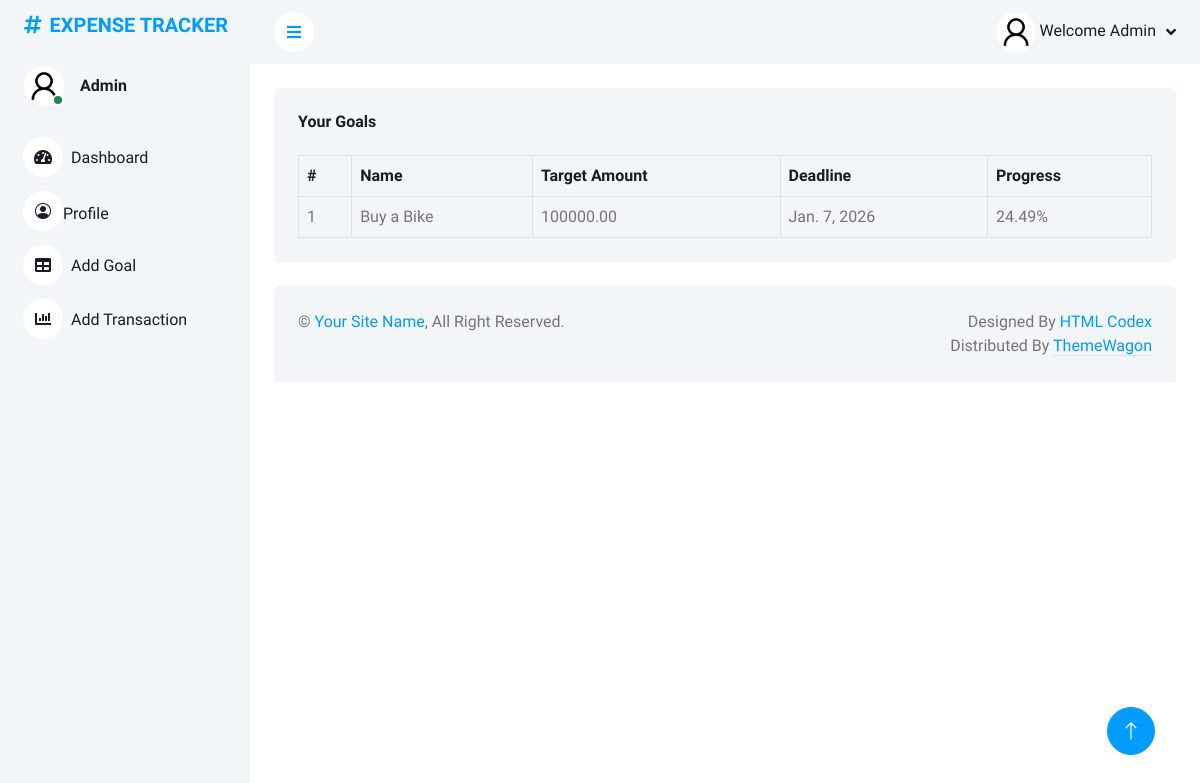
The app's page /goal_list/ (signed in), older data.
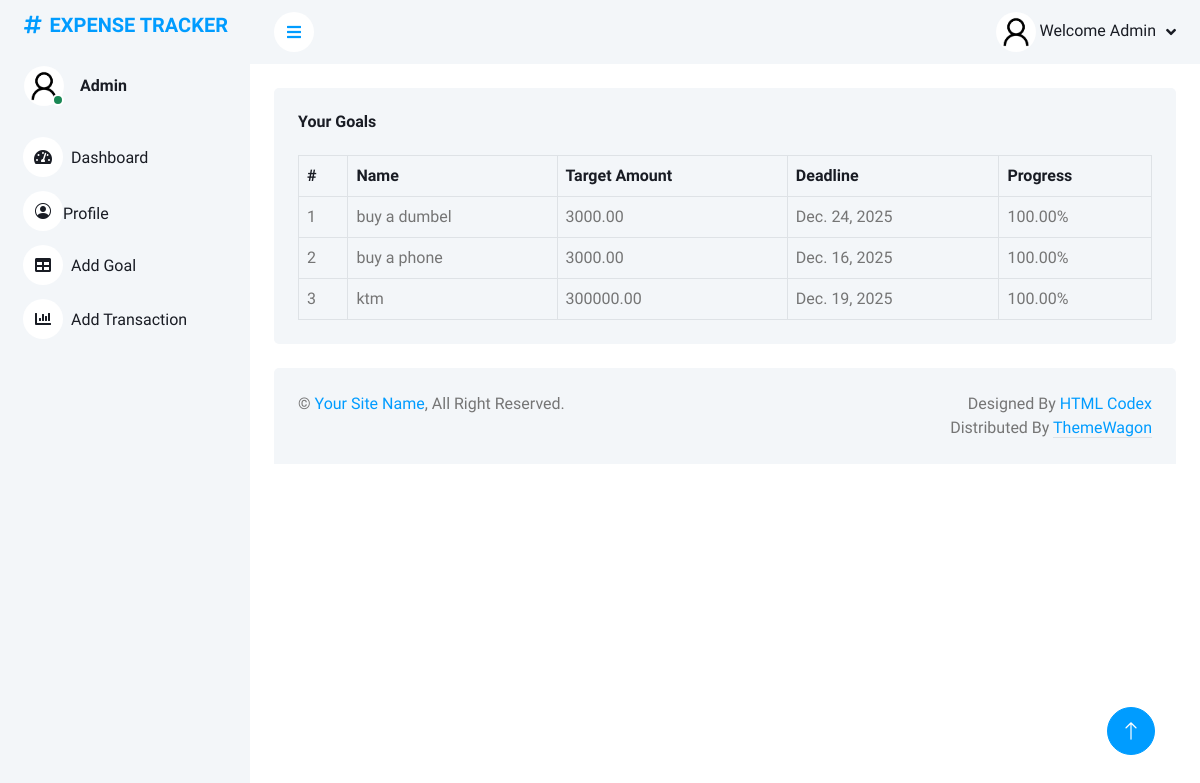
The same page, newer data.
### exp_app/models.py (models this page shows, shortened)
class Goal(models.Model):
    user = models.ForeignKey(User, on_delete=models.CASCADE)
    name = models.CharField(max_length=255)
    target_amount = models.DecimalField(max_digits=10,decimal_places=2)
    deadline = models.DateField()

### exp_app/views.py (the view)
# urls.py: path('goal_list/',GoalListView.as_view(),name='goal_list'),
class GoalListView(LoginRequiredMixin, View):
    def get(self, request, *args, **kwargs):
        goals = Goal.objects.filter(user=request.user)
        total_income = Transaction.objects.filter(
            user=request.user, transaction_type='Income'
        ).aggregate(Sum('amount'))['amount__sum'] or 0
        total_expense = Transaction.objects.filter(
            user=request.user, transaction_type='Expense'
        ).aggregate(Sum('amount'))['amount__sum'] or 0
        net_savings = total_income - total_expense
        remaining_savings = net_savings
        goal_progress = []
        for goal in goals:
            if remaining_savings >= goal.target_amount:
                goal_progress.append({'goal': goal, 'progress': 100})
                remaining_savings -= goal.target_amount
            elif remaining_savings > 0:
                progress = (remaining_savings / goal.target_amount) * 100
                goal_progress.append({'goal': goal, 'progress': progress})
                remaining_savings = 0
            else:
                goal_progress.append({'goal': goal, 'progress': 0})
        return render(request, 'goal_list.html', {
            'goal_progress': goal_progress,
            'net_savings': net_savings,
            'total_income': total_income,
            'total_expense': total_expense,
        })

### templates/goal_list.html (shortened to what this page needs)
{% extends 'base.html' %}
{% block content %}
<div class="container-fluid pt-4 px-4">
                <div class="bg-light text-center rounded p-4">
                    <div class="d-flex align-items-center justify-content-between mb-4">
                        <h6 class="mb-0">Your Goals</h6>
                    </div>
                    <div class="table-responsive">
                        <table class="table text-start align-middle table-bordered table-hover mb-0">
                            <thead>
                                <tr class="text-dark">
                                    <th scope="col">#</th>
                                    <th scope="col">Name</th>
                                    <th scope="col">Target Amount</th>
                                    <th scope="col">Deadline</th>
                                    <th scope="col">Progress</th>
                                </tr>
                            </thead>
                            <tbody>
                                {% for item in goal_progress %}
                                <tr>
                                    <td>{{forloop.counter}}</td>
                                    <td>{{item.goal.name}}</td>
                                    <td>{{item.goal.target_amount|floatformat:2}}</td>
                                    <td>{{item.goal.deadline}}</td>
                                    <td>{{ item.progress|floatformat:2 }}%</td>
                                </tr>
                                {% endfor %}
                            </tbody>
                        </table>
                    </div>
                </div>
            </div>
{% endblock %}

### templates/base.html (shortened to what this page needs)
{% load static %}
<!DOCTYPE html>
<html lang="en">
<head>
    <link href="https://cdnjs.cloudflare.com/ajax/libs/font-awesome/5.10.0/css/all.min.css" rel="stylesheet">
    <link href="https://cdn.jsdelivr.net/npm/bootstrap-icons@1.4.1/font/bootstrap-icons.css" rel="stylesheet">
    <link href="lib/owlcarousel/assets/owl.carousel.min.css" rel="stylesheet">
    <link href="lib/tempusdominus/css/tempusdominus-bootstrap-4.min.css" rel="stylesheet" />
    <link href="{% static 'css/bootstrap.min.css' %}" rel="stylesheet">
    <link href="{% static 'css/style.css' %}" rel="stylesheet">
</head>
<body>
    <div class="container-xxl position-relative bg-white d-flex p-0">
        {% include 'sidebar.html' %}
         <div class="content">
            <nav class="navbar navbar-expand bg-light navbar-light sticky-top px-4 py-0">
                <a href="#" class="sidebar-toggler flex-shrink-0">
                    <i class="fa fa-bars"></i>
                </a>
                <div class="navbar-nav align-items-center ms-auto">
                    <div class="nav-item dropdown">
                        <a href="#" class="nav-link dropdown-toggle" data-bs-toggle="dropdown">
                            {% if request.user.profile.profile_image %}
                        <img class="rounded-circle" src="{{ request.user.profile.profile_image.url }}" alt="" style="width: 40px; height: 40px;">
                        {% else %}
                        <img class="rounded-circle" src="{% static 'img/user.png' %}" alt="" style="width: 40px; height: 40px;">
                        {% endif %}
                            <span class="d-none d-lg-inline-flex">Welcome {{request.user|capfirst}}</span>
                        </a>
                    </div>
                </div>
            </nav>
        {% block content %}
        {% endblock %}
            {% include 'footer.html' %}
         </div>
        <a href="#" class="btn btn-lg btn-primary btn-lg-square back-to-top"><i class="bi bi-arrow-up"></i></a>
    </div>
</body>
</html>

### templates/spinner.html (shortened to what this page needs)
{% load static %}

### templates/sidebar.html
{% load static %}
<div class="sidebar pe-4 pb-3">
            <nav class="navbar bg-light navbar-light">
                <a href="index.html" class="navbar-brand mx-4 mb-3">
                    <h5 class="text-primary"><i class="fa fa-hashtag me-2"></i>EXPENSE TRACKER</h5>
                </a>
                <div class="d-flex align-items-center ms-4 mb-4">
                    <div class="position-relative">
                        {% if request.user.profile.profile_image %}
                        <img class="rounded-circle" src="{{ request.user.profile.profile_image.url }}" alt="" style="width: 40px; height: 40px;">
                        <div class="bg-success rounded-circle border border-2 border-white position-absolute end-0 bottom-0 p-1"></div>
                        {% else %}
                        <img class="rounded-circle" src="{% static 'img/user.png' %}" alt="" style="width: 40px; height: 40px;">
                        <div class="bg-success rounded-circle border border-2 border-white position-absolute end-0 bottom-0 p-1"></div>
                        {% endif %}
                    </div>
                    <div class="ms-3">
                        <h6 class="mb-0">{{request.user|capfirst}}</h6>
                    </div>
                </div>
                <div class="navbar-nav w-100">
                    <a href="{% url 'dashboard' %}" class="nav-item nav-link {% if request.resolver_match.url_name == 'dashboard' %} active {% endif %}"><i class="fa fa-tachometer-alt me-2"></i>Dashboard</a>
                    <a href="{% url 'profile' %}" class="nav-item nav-link {% if request.resolver_match.url_name == 'profile' %} active {% endif %}"><i class="bi bi-person-circle"></i>Profile</a>
                    <a href="{% url 'goal' %}" class="nav-item nav-link {% if request.resolver_match.url_name == 'goal' %} active {% endif %}"><i class="fa fa-table me-2"></i>Add Goal</a>
                    <a href="{% url 'transaction' %}" class="nav-item nav-link {% if request.resolver_match.url_name == 'transaction' %} active {% endif %} "><i class="fa fa-chart-bar me-2"></i>Add Transaction</a>
                </div>
            </nav>
        </div>

### templates/footer.html (shortened to what this page needs)
{% load static %}
<div class="container-fluid pt-4 px-4">
                <div class="bg-light rounded-top p-4">
                    <div class="row">
                        <div class="col-12 col-sm-6 text-center text-sm-start">
                            &copy; <a href="#">Your Site Name</a>, All Right Reserved.
                        </div>
                        <div class="col-12 col-sm-6 text-center text-sm-end">
                            Designed By <a href="https://htmlcodex.com">HTML Codex</a>
                        Distributed By <a class="border-bottom" href="https://themewagon.com" target="_blank">ThemeWagon</a>
                        </div>
                    </div>
                </div>
            </div>

### templates/js.html (shortened to what this page needs)
{% load static %}

### static/css/style.css (style rules this page uses)
:root { --primary: #009CFF; --light: #F3F6F9; --dark: #191C24; }
.back-to-top { position: fixed; display: none; right: 45px; bottom: 45px; z-index: 99; }
.btn { transition: .5s; }
.btn.btn-primary { color: #FFFFFF; }
.btn-lg-square { width: 48px; height: 48px; }
.btn-square, .btn-sm-square, .btn-lg-square { padding: 0; display: inline-flex; align-items: center; justify-content: center; font-weight: normal; border-radius: 50px; }
.sidebar { position: fixed; top: 0; left: 0; bottom: 0; width: 250px; height: 100vh; overflow-y: auto; background: var(--light); transition: 0.5s; z-index: 999; }
.content { margin-left: 250px; min-height: 100vh; background: #FFFFFF; transition: 0.5s; }
@media (min-width: 992px) { .sidebar { margin-left: 0; } }
@media (min-width: 992px) { .content { width: calc(100% - 250px); } }
.sidebar .navbar .navbar-nav .nav-link { padding: 7px 20px; color: var(--dark); font-weight: 500; border-left: 3px solid var(--light); border-radius: 0 30px 30px 0; outline: none; }
.sidebar .navbar .navbar-nav .nav-link i { width: 40px; height: 40px; display: inline-flex; align-items: center; justify-content: center; background: #FFFFFF; border-radius: 40px; }
.content .navbar .navbar-nav .nav-link { margin-left: 25px; padding: 12px 0; color: var(--dark); outline: none; }
.content .navbar .sidebar-toggler, .content .navbar .navbar-nav .nav-link i { width: 40px; height: 40px; display: inline-flex; align-items: center; justify-content: center; background: #FFFFFF; border-radius: 40px; }
.content .navbar .dropdown-toggle::after { margin-left: 6px; vertical-align: middle; border: none; content: "\f107"; font-family: "Font Awesome 5 Free"; font-weight: 900; transition: .5s; }

Row changes from the older to the newer data that the page shows:
removed Goal: goal.name "Buy a Bike", goal.target_amount "100000.00", goal.deadline "Jan. 7, 2026", progress "24.49"
added Goal: goal.name "buy a dumbel", goal.target_amount "3000.00", goal.deadline "Dec. 24, 2025", progress "100.00"
added Goal: goal.name "buy a phone", goal.target_amount "3000.00", goal.deadline "Dec. 16, 2025", progress "100.00"
added Goal: goal.name "ktm", goal.target_amount "300000.00", goal.deadline "Dec. 19, 2025", progress "100.00"
